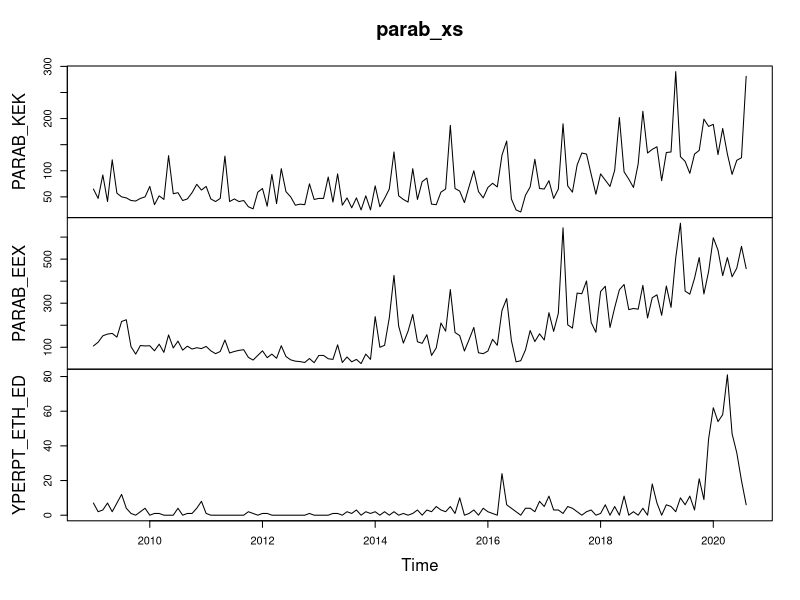
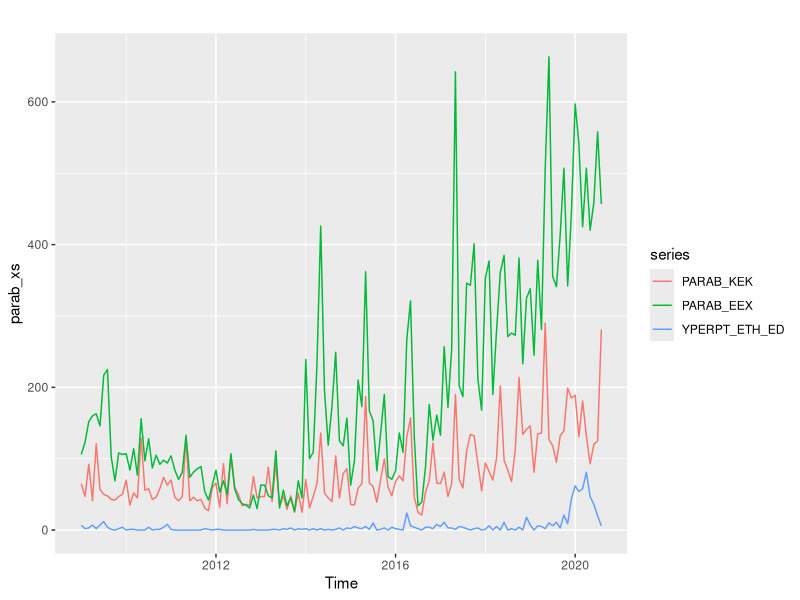
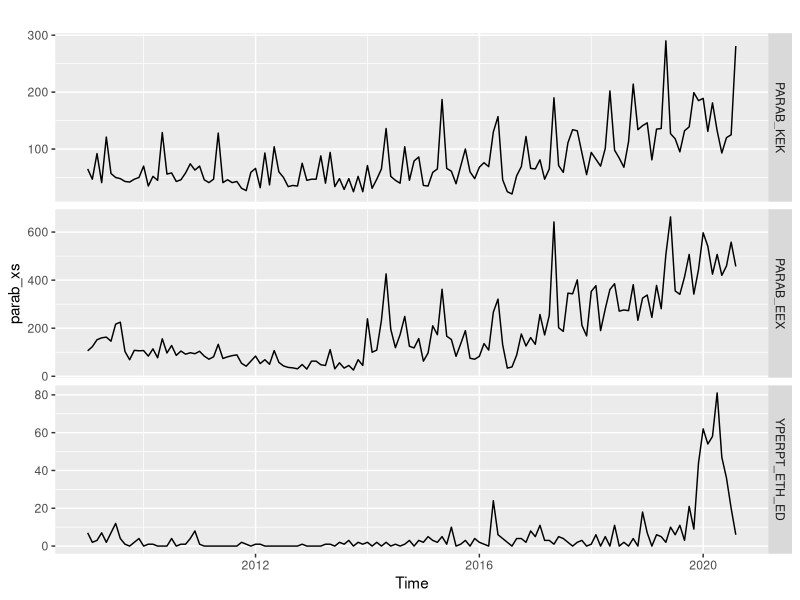
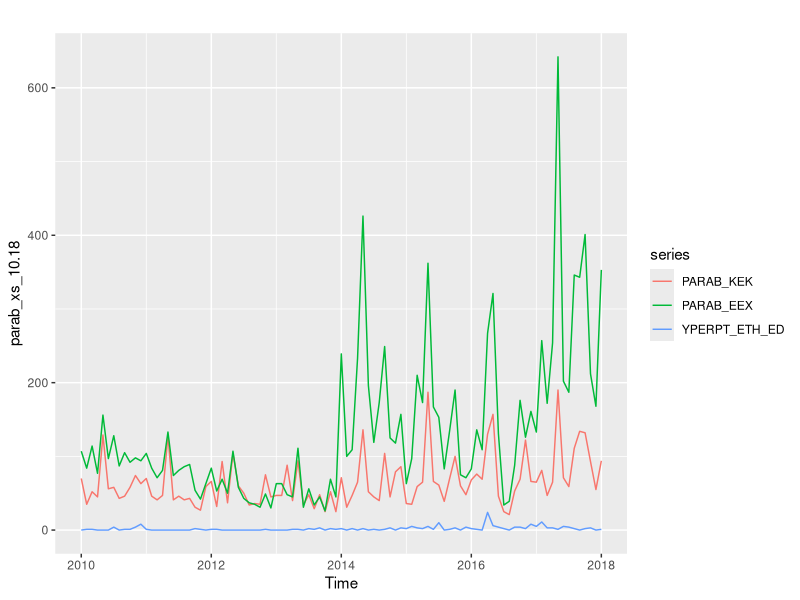
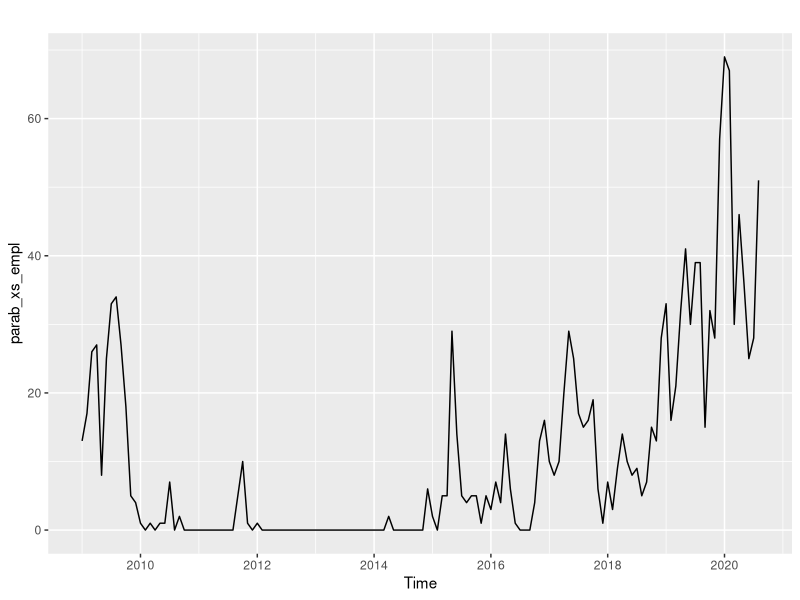
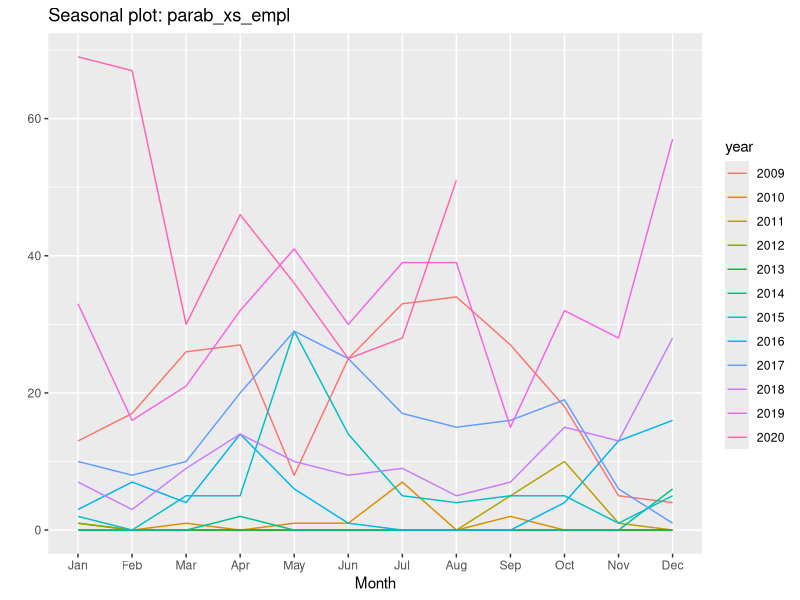
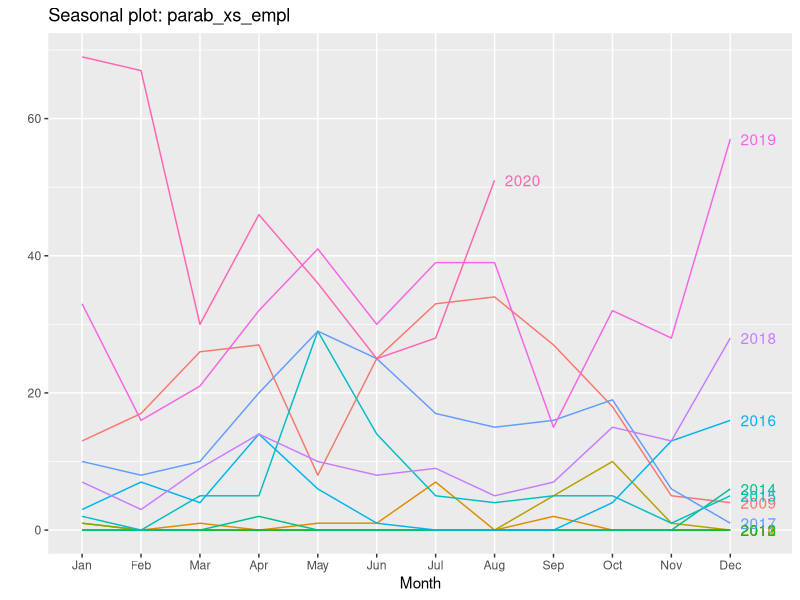
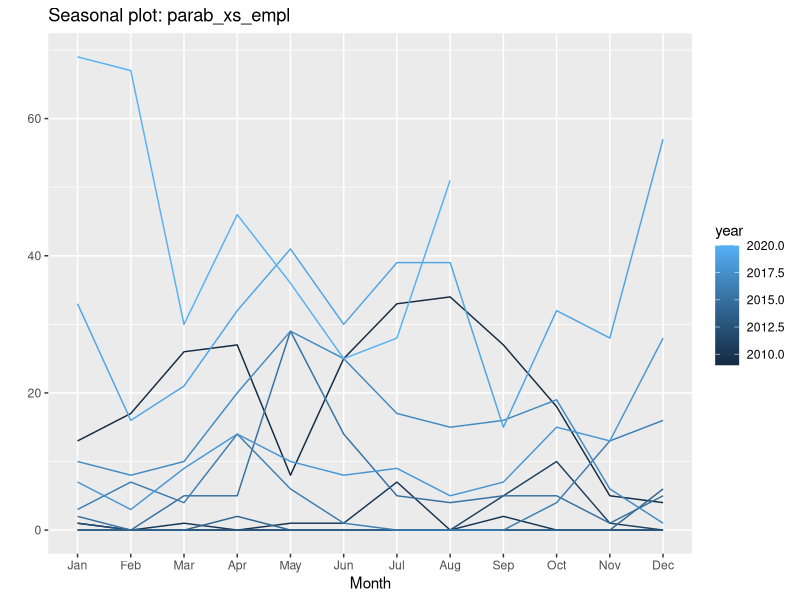

R code for these plots, in order:
## ---- chunk 1
#| label = "setup",
#| include = FALSE
knitr::opts_chunk$set(echo = TRUE)
library(kableExtra)
## ---- chunk 2
#| echo = F
rm(list = ls())
## ---- chunk 3
#| echo = F,
#| results = "asis",
#| message = FALSE
if(!require(readxl)){
    install.packages("readxl")
    library(readxl)
}
enaerParab <- readxl::read_excel("enaerParab.xlsx")
knitr::kable(enaerParab) %>%
  kable_styling("striped", full_width = F) %>%
  scroll_box(width = "100%", height = "200px")
## ---- chunk 4
parab_xs <- ts(enaerParab[ , c(3,4,7)], start = c(2009, 1), frequency = 12)
## ---- chunk 5
parab_xs_10.18 <- window(parab_xs, start = 2010, end = 2018)
## ---- chunk 6
plot(parab_xs)
## ---- chunk 7
#| message = F
if(!require(forecast)){
    install.packages("forecast")
    library(forecast)
}
## ---- chunk 8
autoplot(parab_xs)
## ---- chunk 9
autoplot(parab_xs, facets = TRUE)
## ---- chunk 10
autoplot(parab_xs_10.18)
## ---- chunk 11
parab_xs_empl <- ts(enaerParab[ , 6], start = c(2009, 1), frequency = 12)
## ---- chunk 12
autoplot(parab_xs_empl)
## ---- chunk 13
ggseasonplot(parab_xs_empl)
## ---- chunk 14
ggseasonplot(parab_xs_empl, year.labels=TRUE)
## ---- chunk 15
ggseasonplot(parab_xs_empl, continuous=TRUE)
## ---- chunk 16
ggseasonplot(parab_xs_empl, polar = T)
## ---- chunk 17
ggsubseriesplot(parab_xs_empl)
## ---- chunk 18
#| eval = F
parab_xs <- ts(enaerParab[ , c(3,4,7)], start = c(2009, 1), frequency = 12)
parab_xs_10.18 <- window(parab_xs, start = 2010, end = 2018)
plot(parab_xs)
if(!require(forecast)){
    install.packages("forecast")
    library(forecast)
}
autoplot(parab_xs)
autoplot(parab_xs, facets = TRUE)
autoplot(parab_xs_10.18)
parab_xs_empl <- ts(enaerParab[ , 6], start = c(2009, 1), frequency = 12)
autoplot(parab_xs_empl)
ggseasonplot(parab_xs_empl)
ggseasonplot(parab_xs_empl, year.labels=TRUE)
ggseasonplot(parab_xs_empl, continuous=TRUE)
ggseasonplot(parab_xs_empl, polar = T)
ggsubseriesplot(parab_xs_empl)
